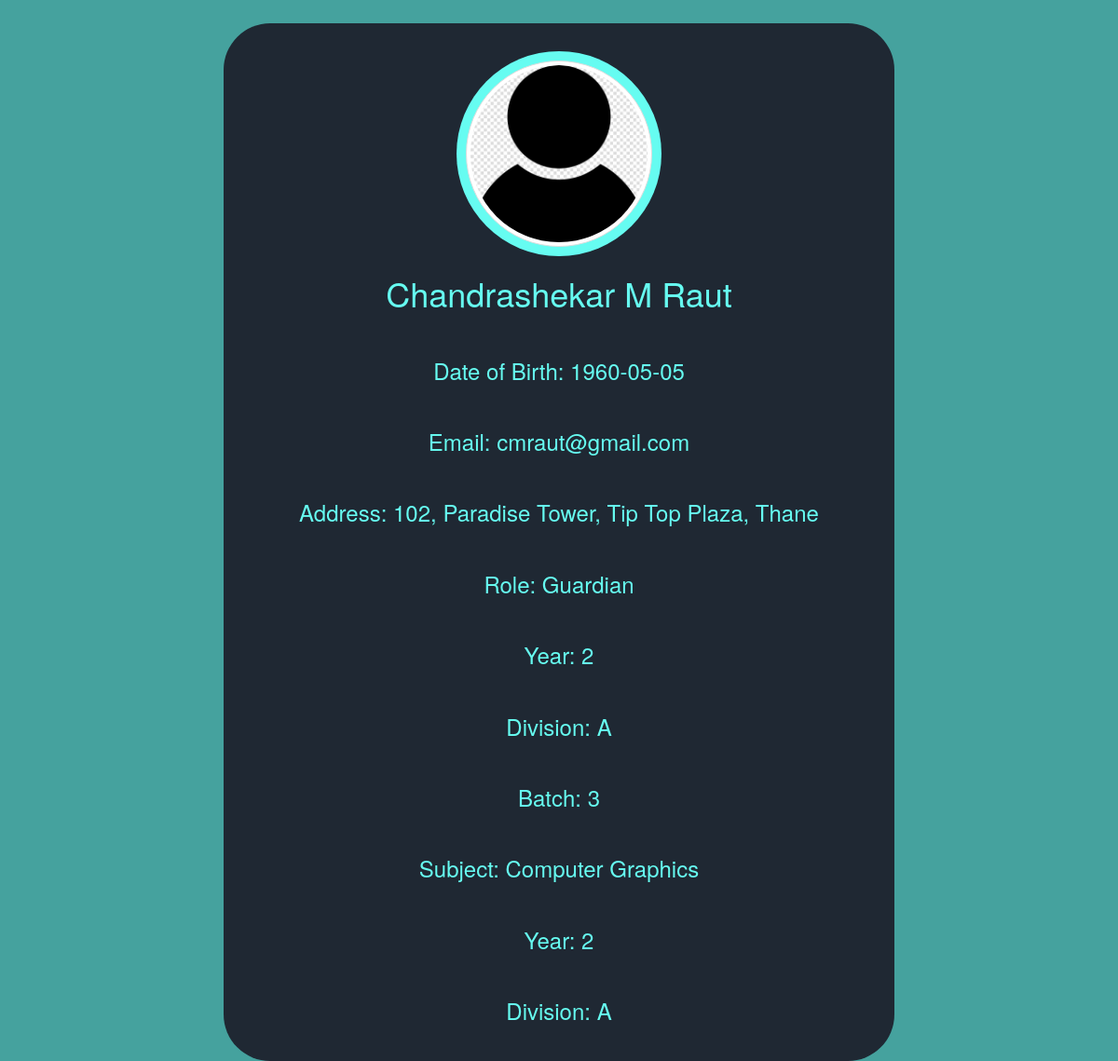
Screenshot of /teacher_info.php?id=258 with the database file from the repository.
### tables this page shows
CREATE TABLE `professor` (
  `professor_id` int(11) NOT NULL,
  `First` varchar(50) NOT NULL,
  `Middle` varchar(50) NOT NULL,
  `Last` varchar(50) NOT NULL,
  `Date_of_Birth` date NOT NULL
);

CREATE TABLE `professor_email` (
  `professor_id` int(11) DEFAULT NULL,
  `Email_id` varchar(100) NOT NULL
);

CREATE TABLE `prof_address` (
  `professor_id` int(11) NOT NULL,
  `Location` varchar(500) NOT NULL
);

CREATE TABLE `prof_rol` (
  `professor_id` int(11) NOT NULL,
  `Role` varchar(20) NOT NULL,
  `Year` int(1) NOT NULL,
  `Division` varchar(1) NOT NULL,
  `Batch` varchar(2) DEFAULT NULL
);

CREATE TABLE `prof_sub` (
  `professor_id` int(11) NOT NULL,
  `Subject` varchar(20) NOT NULL,
  `Year` int(1) NOT NULL,
  `Division` varchar(1) NOT NULL
);

### teacher_info.php (the view, shortened to what this page needs)
<!DOCTYPE html>
<html>
    <head>
        <link rel="stylesheet" href="https://maxcdn.bootstrapcdn.com/bootstrap/3.4.0/css/bootstrap.min.css">
    </head>
    <body>
        <?php
            $servername="localhost";
            $conn = mysqli_connect($servername,"root","","computer_dept") ;
        ?>
        <div class="container text-center info">
            <div class="container text-center heading">
                <img src="contact.jpg" alt="pratik" class="thumbnail">
            </div>
            <div class="container-fluid text-center" id="details">
                <?php
                    $id=$_GET['id'];
                    $q1 = "select * from professor natural join professor_email natural join prof_address natural join prof_rol
                            natural join prof_sub where professor_id=$id";
                    $query1 = mysqli_query($conn, $q1);
                    $professor = mysqli_fetch_assoc($query1);
                ?>
                <h1><?php echo $professor['First'].' '.$professor['Middle'].' '.$professor['Last']; ?></h1>
                <br>
                <h3>Date of Birth: <?php echo $professor['Date_of_Birth']; ?></h3>
                <br>
                <h3>Email: <?php echo $professor['Email_id']; ?></h3>
                <br>
                <h3>Address: <?php echo $professor['Location']; ?></h3>
                <br>
                <h3>Role: <?php echo $professor['Role']; ?></h3>
                <br>
                <h3>Year: <?php echo $professor['Year']; ?></h3>
                <br>
                <h3>Division: <?php echo $professor['Division']; ?></h3>
                <br>
                <h3>Batch: <?php echo $professor['Batch']; ?></h3>
                <br>
                <h3>Subject: <?php echo $professor['Subject']; ?></h3>
                <br>
                <h3>Year: <?php echo $professor['Year']; ?></h3>
                <br>
                <h3>Division: <?php echo $professor['Division']; ?></h3>
                <br>
            </div>
        </div>
    </body>
</html>

### teacher_info.php (style rules this page uses)
body { background-color: #45A29E; }
.info { background-color: #1F2833; color: #66FCF1; margin-top: 25px; width: 60%; border-radius: 50px; padding: 10px; }
.thumbnail { width: 200px; height: 200px; border-radius: 50%; }
.heading { width: 220px; height: 220px; background-color: #66FCF1; border-radius: 100%; padding: 10px; margin-top: 20px; }

### rows the page displays
professor: First "Chandrashekar", Middle "M", Last "Raut", Date_of_Birth "1960-05-05", professor_email.Email_id "cmraut@gmail.com", prof_address.Location "102, Paradise Tower, Tip Top Plaza, Thane", prof_rol.Role "Guardian", prof_rol.Year "2", prof_rol.Division "A", prof_rol.Batch "3", prof_sub.Subject "Computer Graphics"
